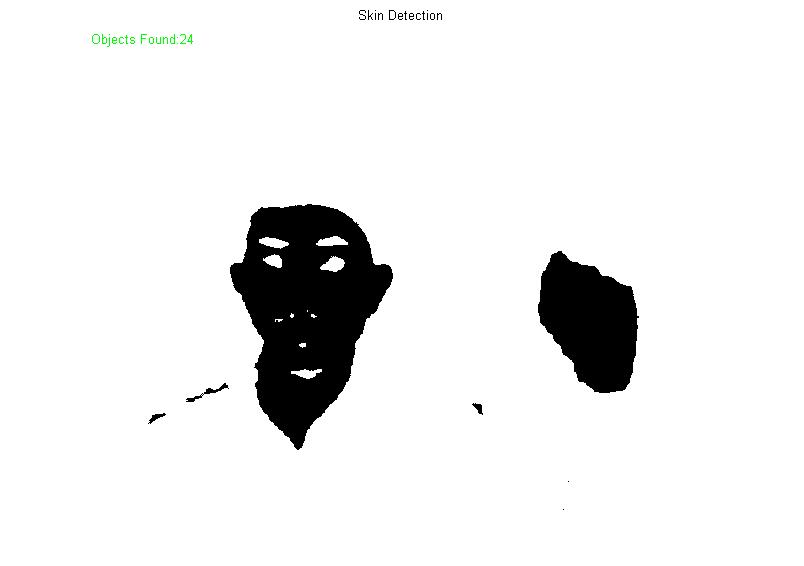
%> input picture a_ASL3.JPG, 804 x 566 px
$ octave handDetection.m   (GNU Octave 9; MATLAB toolbox functions it lacks are replaced by stand-ins)
%> lines starting %> are read from the running program, lines starting %| are printed output that depends on the picture; in (x1, y1, x2, y2) boxes, pixels count from 0 and x2, y2 are one past the last pixel; in counts of white or black regions, pixels touching at a corner belong together; the program's own positions count from 1
clc;    % Clear the command window.
close all;  % Close all figures (except those of imtool.)
clear;  % Erase all existing variables. Or clearvars if you want.
workspace;  % Make sure the workspace panel is showing.
format long g;
format compact;
fontSize = 20;
% Read in a color demo image.
folder = 'C:\Users\Osanda\Documents';
baseFileName = 'a_ASL3.jpg';
% Get the full filename, with path prepended.
fullFileName = fullfile(folder, baseFileName);
if ~exist(fullFileName, 'file')
	% Didn't find it there.  Check the search path for it.
	fullFileName = baseFileName; % No path this time.
	if ~exist(fullFileName, 'file')
		% Still didn't find it.  Alert user.
		errorMessage = sprintf('Error: %s does not exist.', fullFileName);
		uiwait(warndlg(errorMessage));
		return;
	end
end
grayImage=imread(fullFileName);
%> grayImage is the input picture: size 566x804x3 uint8; mean R, G, B 236.2, 236.3, 236.2
% Get the dimensions of the image.
% numberOfColorBands should be = 1.
[rows, columns, numberOfColorBands] = size(grayImage);
%> rows = 566; columns = 804; numberOfColorBands = 3
if numberOfColorBands > 1
	% It's not really gray scale like we expected - it's color.
	% Convert it to gray scale by taking only the green channel.
	grayImage = grayImage(:, :, 2); % Take green channel.
%> grayImage: size 566x804 uint8
end
% Display the original gray scale image.
subplot(2, 2, 1);
imshow(grayImage, []);
axis on;
title('Original Grayscale Image', 'FontSize', fontSize);
% Enlarge figure to full screen.
set(gcf, 'Units', 'Normalized', 'OuterPosition', [0 0 1 1]);
% Give a name to the title bar.
set(gcf, 'Name', 'Demo by Osanda', 'NumberTitle', 'Off')
binaryImage = grayImage < 128;
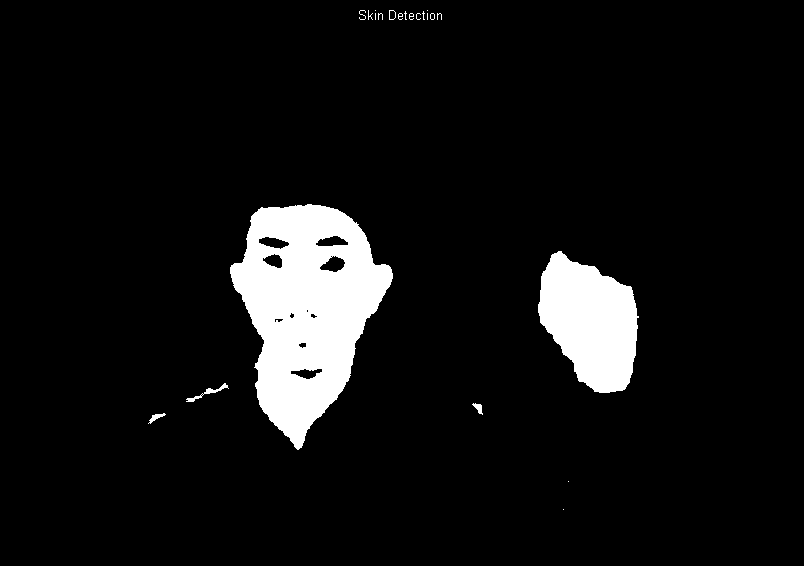
%> binaryImage: size 566x804 logical; 7.3% white; 22 white regions (15 under 20 px)
% Display the image.
subplot(2, 2, 2);
imshow(binaryImage, []);
title('Binary Image', 'FontSize', fontSize);
% Label the image
labeledImage = bwlabel(binaryImage);
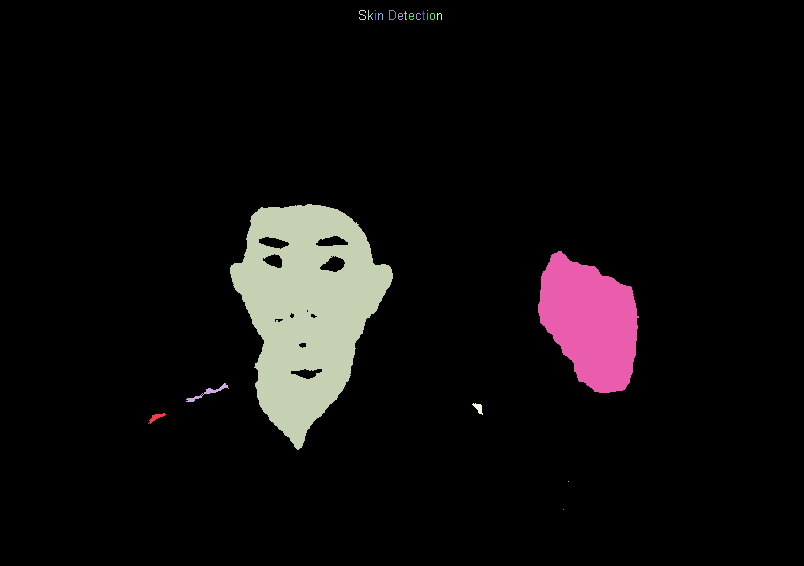
%> labeledImage: size 566x804 double; 23 distinct labels, from 0 to 22; one colour per label, 0 black
measurements = regionprops(labeledImage, 'BoundingBox', 'Area');
%> measurements = 22 regions; largest, box (x1, y1, x2, y2) and Area: (230, 204, 393, 450) 23028, (538, 251, 639, 393) 9760, (186, 383, 229, 402) 149, (148, 413, 166, 424) 72, (472, 403, 483, 415) 63
for k = 1 : length(measurements)
  thisBB = measurements(k).BoundingBox;
  rectangle('Position', [thisBB(1),thisBB(2),thisBB(3),thisBB(4)],...
  'EdgeColor','r','LineWidth',2 )
end
%> this loop made 22 passes
%> thisBB on passes 1 to 12: [148.5 413.5 18 11], [186.5 383.5 43 19], [230.5 204.5 163 246], [359.5 10.5 7 10], [368.5 10.5 5 10], [375.5 10.5 1 1], [375.5 13.5 1 7], [378.5 13.5 5 7], [389.5 10.5 7 10], [398.5 13.5 5 7], [404.5 11.5 3 9], [409.5 13.5 5 7]
% Let's extract the second biggest blob - that will be the hand.
allAreas = [measurements.Area];
%> allAreas = 22 values, max 23028 at index 3, min 1 at index 6, mean 1512.7
[sortedAreas, sortingIndexes] = sort(allAreas, 'descend');
%> sortedAreas = 22 values, max 23028 at index 1, min 1 at index 19, mean 1512.7; sortingIndexes = 22 values, max 22 at index 22, min 1 at index 4, mean 11.5
handIndex = sortingIndexes(2); % The hand is the second biggest, face is biggest.
%> handIndex = 20
% Use ismember() to extact the hand from the labeled image.
handImage = ismember(labeledImage, handIndex)
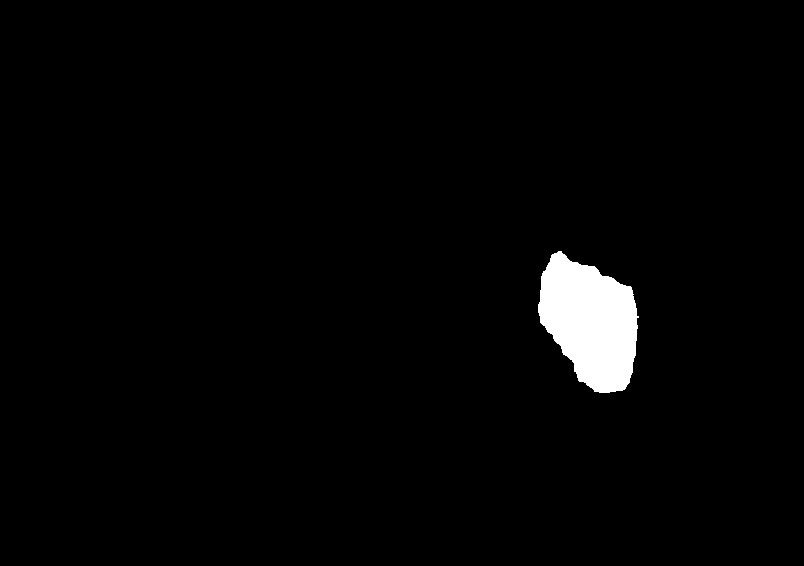
%> handImage: size 566x804 logical; 2.1% white; 1 white region, box (x1, y1, x2, y2) and area: (538, 251, 639, 393) 9760
% Now binarize
handImage = handImage > 0;
% Display the image.
subplot(2, 2, 3);
imshow(handImage, []);
title('Hand Image', 'FontSize', fontSize);
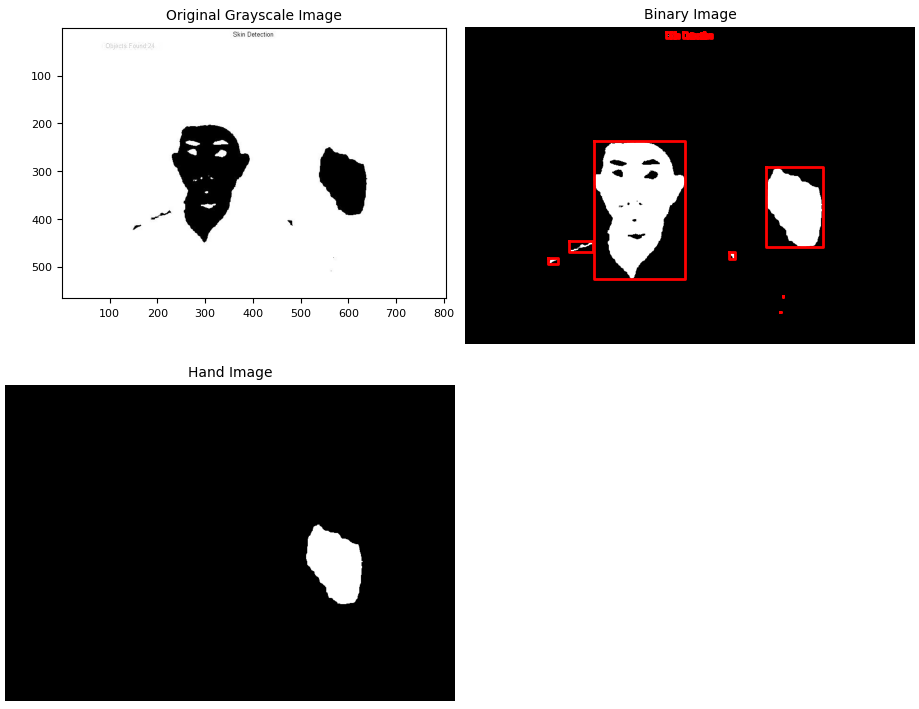
%> figure redrawn from the program's plot data, 3 panels
